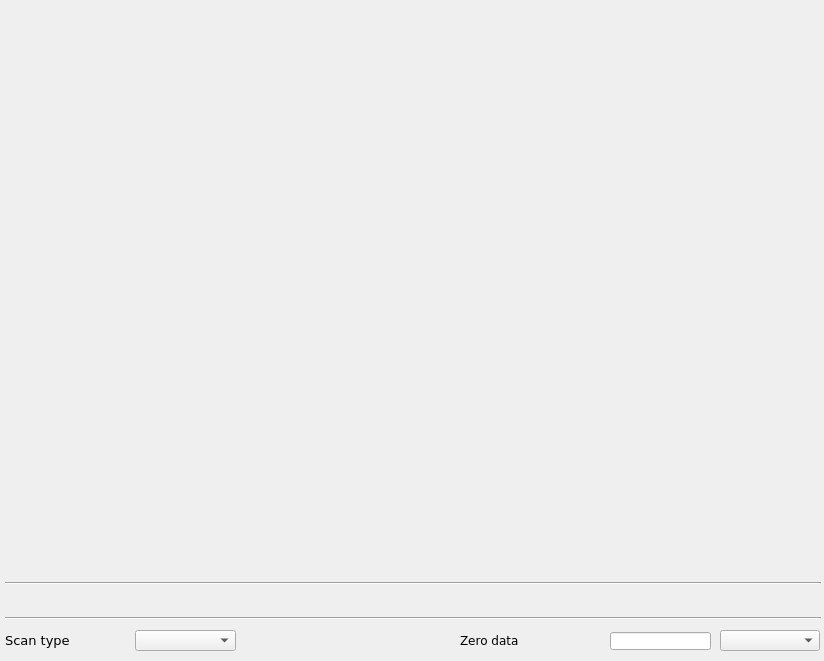
<?xml version="1.0" encoding="UTF-8"?>
<ui version="4.0">
 <class>MainWindow</class>
 <widget class="QMainWindow" name="MainWindow">
  <property name="geometry">
   <rect>
    <x>0</x>
    <y>0</y>
    <width>824</width>
    <height>661</height>
   </rect>
  </property>
  <property name="windowTitle">
   <string/>
  </property>
  <property name="Title" stdset="0">
   <string>$(BPM)</string>
  </property>
  <widget class="QWidget" name="centralwidget">
   <widget class="caStripPlot" name="castripplot_2">
    <property name="geometry">
     <rect>
      <x>5</x>
      <y>290</y>
      <width>821</width>
      <height>281</height>
     </rect>
    </property>
    <property name="sizePolicy">
     <sizepolicy hsizetype="Expanding" vsizetype="Expanding">
      <horstretch>3</horstretch>
      <verstretch>0</verstretch>
     </sizepolicy>
    </property>
    <property name="Title" stdset="0">
     <string notr="true">Vertical position</string>
    </property>
    <property name="TitleX">
     <string notr="true">Time</string>
    </property>
    <property name="TitleY">
     <string notr="true">Position [nm]</string>
    </property>
    <property name="channels" stdset="0">
     <string notr="true">;$(BPM):sa.Y</string>
    </property>
    <property name="units">
     <enum>caStripPlot::Second</enum>
    </property>
    <property name="period">
     <double>10.000000000000000</double>
    </property>
    <property name="YAxisScaling" stdset="0">
     <enum>caStripPlot::autoScale</enum>
    </property>
    <property name="YaxisLimitsMax_1">
     <double>1000000.000000000000000</double>
    </property>
    <property name="YaxisLimitsMin_1">
     <double>-1000000.000000000000000</double>
    </property>
    <property name="color_1">
     <color>
      <red>255</red>
      <green>0</green>
      <blue>18</blue>
     </color>
    </property>
    <property name="foreground">
     <color alpha="0">
      <red>133</red>
      <green>190</green>
      <blue>232</blue>
     </color>
    </property>
    <property name="background">
     <color>
      <red>255</red>
      <green>255</green>
      <blue>255</blue>
     </color>
    </property>
    <property name="grid">
     <bool>true</bool>
    </property>
    <property name="gridColor">
     <color>
      <red>0</red>
      <green>0</green>
      <blue>0</blue>
     </color>
    </property>
    <property name="YaxisEnabled">
     <bool>true</bool>
    </property>
    <property name="LegendEnabled">
     <bool>false</bool>
    </property>
   </widget>
   <widget class="caStripPlot" name="castripplot">
    <property name="geometry">
     <rect>
      <x>5</x>
      <y>5</y>
      <width>821</width>
      <height>281</height>
     </rect>
    </property>
    <property name="sizePolicy">
     <sizepolicy hsizetype="Expanding" vsizetype="Expanding">
      <horstretch>3</horstretch>
      <verstretch>0</verstretch>
     </sizepolicy>
    </property>
    <property name="Title" stdset="0">
     <string notr="true">Horiontal position</string>
    </property>
    <property name="TitleX">
     <string notr="true">Time</string>
    </property>
    <property name="TitleY">
     <string notr="true">Position [nm]</string>
    </property>
    <property name="channels" stdset="0">
     <string notr="true">;$(BPM):sa.X</string>
    </property>
    <property name="period">
     <double>10.000000000000000</double>
    </property>
    <property name="YAxisScaling" stdset="0">
     <enum>caStripPlot::autoScale</enum>
    </property>
    <property name="YaxisLimitsMax_1">
     <double>1000000.000000000000000</double>
    </property>
    <property name="YaxisLimitsMin_1">
     <double>-1000000.000000000000000</double>
    </property>
    <property name="color_1">
     <color>
      <red>0</red>
      <green>6</green>
      <blue>255</blue>
     </color>
    </property>
    <property name="foreground">
     <color alpha="0">
      <red>133</red>
      <green>190</green>
      <blue>232</blue>
     </color>
    </property>
    <property name="background">
     <color>
      <red>255</red>
      <green>255</green>
      <blue>255</blue>
     </color>
    </property>
    <property name="grid">
     <bool>true</bool>
    </property>
    <property name="gridColor">
     <color>
      <red>0</red>
      <green>0</green>
      <blue>0</blue>
     </color>
    </property>
    <property name="YaxisEnabled">
     <bool>true</bool>
    </property>
    <property name="LegendEnabled">
     <bool>false</bool>
    </property>
   </widget>
   <widget class="caMenu" name="tbtddcsynth_scan">
    <property name="geometry">
     <rect>
      <x>135</x>
      <y>630</y>
      <width>101</width>
      <height>21</height>
     </rect>
    </property>
    <property name="font">
     <font>
      <family>DejaVu Sans</family>
      <pointsize>9</pointsize>
     </font>
    </property>
    <property name="channel" stdset="0">
     <string notr="true">$(BPM):sa.SCAN</string>
    </property>
   </widget>
   <widget class="QLabel" name="label_21">
    <property name="geometry">
     <rect>
      <x>5</x>
      <y>630</y>
      <width>131</width>
      <height>20</height>
     </rect>
    </property>
    <property name="font">
     <font>
      <family>DejaVu Sans</family>
      <pointsize>10</pointsize>
     </font>
    </property>
    <property name="styleSheet">
     <string notr="true">color: rgb(0, 0, 0);</string>
    </property>
    <property name="text">
     <string>Scan type</string>
    </property>
   </widget>
   <widget class="Line" name="line_2">
    <property name="geometry">
     <rect>
      <x>5</x>
      <y>575</y>
      <width>816</width>
      <height>16</height>
     </rect>
    </property>
    <property name="orientation">
     <enum>Qt::Horizontal</enum>
    </property>
   </widget>
   <widget class="Line" name="line">
    <property name="geometry">
     <rect>
      <x>5</x>
      <y>610</y>
      <width>816</width>
      <height>16</height>
     </rect>
    </property>
    <property name="orientation">
     <enum>Qt::Horizontal</enum>
    </property>
   </widget>
   <widget class="caRelatedDisplay" name="carelateddisplay_2">
    <property name="geometry">
     <rect>
      <x>5</x>
      <y>590</y>
      <width>816</width>
      <height>21</height>
     </rect>
    </property>
    <property name="font">
     <font>
      <family>Sans Serif</family>
      <pointsize>10</pointsize>
     </font>
    </property>
    <property name="background">
     <color>
      <red>252</red>
      <green>220</green>
      <blue>123</blue>
     </color>
    </property>
    <property name="labels">
     <string notr="true">SUM signal</string>
    </property>
    <property name="files">
     <string notr="true">sa_data_sum</string>
    </property>
    <property name="args">
     <string notr="true">BPM=$(BPM)</string>
    </property>
   </widget>
   <widget class="QLabel" name="label_59">
    <property name="geometry">
     <rect>
      <x>460</x>
      <y>630</y>
      <width>121</width>
      <height>21</height>
     </rect>
    </property>
    <property name="font">
     <font>
      <family>DejaVu Sans</family>
     </font>
    </property>
    <property name="text">
     <string>Zero data </string>
    </property>
   </widget>
   <widget class="caMenu" name="camenu_14">
    <property name="geometry">
     <rect>
      <x>720</x>
      <y>630</y>
      <width>100</width>
      <height>21</height>
     </rect>
    </property>
    <property name="font">
     <font>
      <family>DejaVu Sans</family>
      <pointsize>9</pointsize>
     </font>
    </property>
    <property name="styleSheet">
     <string notr="true">color: rgb(0, 0, 0);</string>
    </property>
    <property name="frame">
     <bool>true</bool>
    </property>
    <property name="channel" stdset="0">
     <string notr="true">$(BPM):dsp:sa_rate:zero_when_invalid_sp</string>
    </property>
    <property name="labelDisplay">
     <bool>false</bool>
    </property>
   </widget>
   <widget class="caLineEdit" name="calineedit_69">
    <property name="geometry">
     <rect>
      <x>610</x>
      <y>632</y>
      <width>101</width>
      <height>18</height>
     </rect>
    </property>
    <property name="sizePolicy">
     <sizepolicy hsizetype="Preferred" vsizetype="Preferred">
      <horstretch>0</horstretch>
      <verstretch>0</verstretch>
     </sizepolicy>
    </property>
    <property name="font">
     <font>
      <family>DejaVu Sans</family>
      <pointsize>11</pointsize>
      <stylestrategy>PreferDefault</stylestrategy>
     </font>
    </property>
    <property name="alignment">
     <set>Qt::AlignRight|Qt::AlignTrailing|Qt::AlignVCenter</set>
    </property>
    <property name="channel" stdset="0">
     <string notr="true">$(BPM):dsp:sa_rate:zero_when_invalid_mon</string>
    </property>
    <property name="background">
     <color>
      <red>255</red>
      <green>255</green>
      <blue>255</blue>
     </color>
    </property>
    <property name="colorMode">
     <enum>caLineEdit::Static</enum>
    </property>
    <property name="precision">
     <number>4</number>
    </property>
    <property name="precisionMode">
     <enum>caLineEdit::Channel</enum>
    </property>
   </widget>
  </widget>
 </widget>
 <customwidgets>
  <customwidget>
   <class>QwtPlot</class>
   <extends>QFrame</extends>
   <header>qwt_plot.h</header>
  </customwidget>
  <customwidget>
   <class>caMenu</class>
   <extends>QComboBox</extends>
   <header>caMenu</header>
  </customwidget>
  <customwidget>
   <class>caRelatedDisplay</class>
   <extends>QWidget</extends>
   <header>caRelatedDisplay</header>
  </customwidget>
  <customwidget>
   <class>caLineEdit</class>
   <extends>QLineEdit</extends>
   <header>caLineEdit</header>
  </customwidget>
  <customwidget>
   <class>caStripPlot</class>
   <extends>QwtPlot</extends>
   <header>caStripPlot</header>
   <container>1</container>
  </customwidget>
 </customwidgets>
 <resources/>
 <connections/>
 <designerdata>
  <property name="gridDeltaX">
   <number>5</number>
  </property>
  <property name="gridDeltaY">
   <number>5</number>
  </property>
  <property name="gridSnapX">
   <bool>true</bool>
  </property>
  <property name="gridSnapY">
   <bool>true</bool>
  </property>
  <property name="gridVisible">
   <bool>true</bool>
  </property>
 </designerdata>
</ui>
